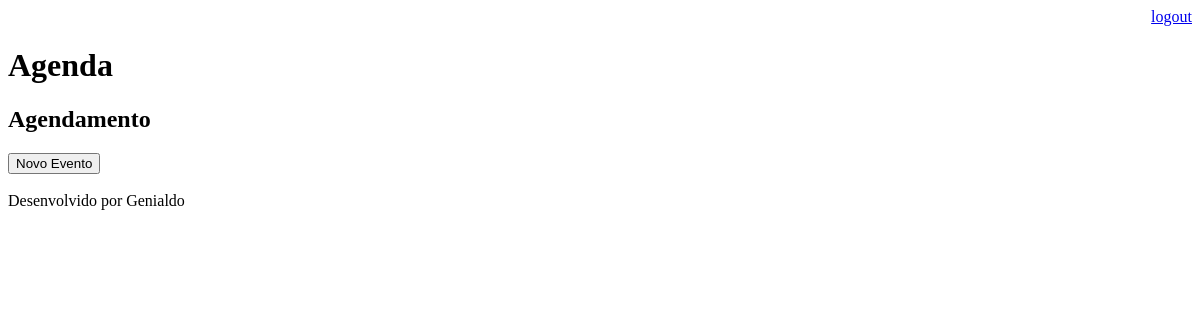
/agenda/ (signed in), run on an earlier commit of the app's database.
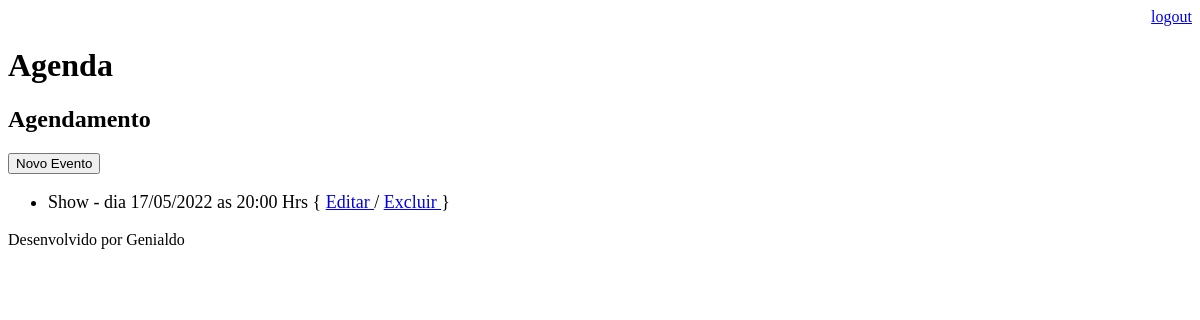
And on a later commit of the database.
### core/models.py (models this page shows, shortened)
class Evento(models.Model):
    titulo = models.CharField(max_length=100)
    descricao = models.TextField(blank=True, null=True)
    data_evento = models.DateTimeField(verbose_name='Data do Evento')
    data_criacao = models.DateTimeField(auto_now=True)
    usuario = models.ForeignKey(User, on_delete=models.CASCADE)
    class Meta:
        db_table = 'evento'
    def get_data_evento(self):
        return self.data_evento.strftime(' dia %d/%m/%Y as %H:%M Hrs')
    def get_evento_atrasado(self):
        if self.data_evento < datetime.now():
            return True
        else:
            return False

### core/views.py (the view)
# urls.py: path('agenda/', views.lista_eventos),
@login_required(login_url='/login/')
def lista_eventos(request):
    usuario = request.user
    data_atual = datetime.now() - timedelta(hours=1)
    evento = Evento.objects.filter(usuario=usuario, data_evento__gt=data_atual)
    dados = {'eventos': evento}
    return render(request, 'agenda.html', dados)

### templates/agenda.html
{% extends "model-page.html" %}
{% block content %}
    <h2>Agendamento</h2>
    <a href="evento/">
        <button type="button">Novo Evento</button>
    </a>
    <ul style="font-size: 18px">
        {% for evento in eventos %}
            <li>
                <div style={% if evento.get_evento_atrasado %} "color:red" {% endif %}>
                {{ evento.titulo }} - {{ evento.get_data_evento }}
                { <a href="evento/?id={{ evento.id }}"> Editar </a>
                / <a href="evento/delete/{{ evento.id }}/"> Excluir </a> }
                </div>
            </li>
        {% endfor %}
    </ul>
{% endblock %}

What changed in the data, as far as the page shows it:
added Evento: titulo "Show", get_data_evento "dia 17/05/2022 as 20:00 Hrs"
